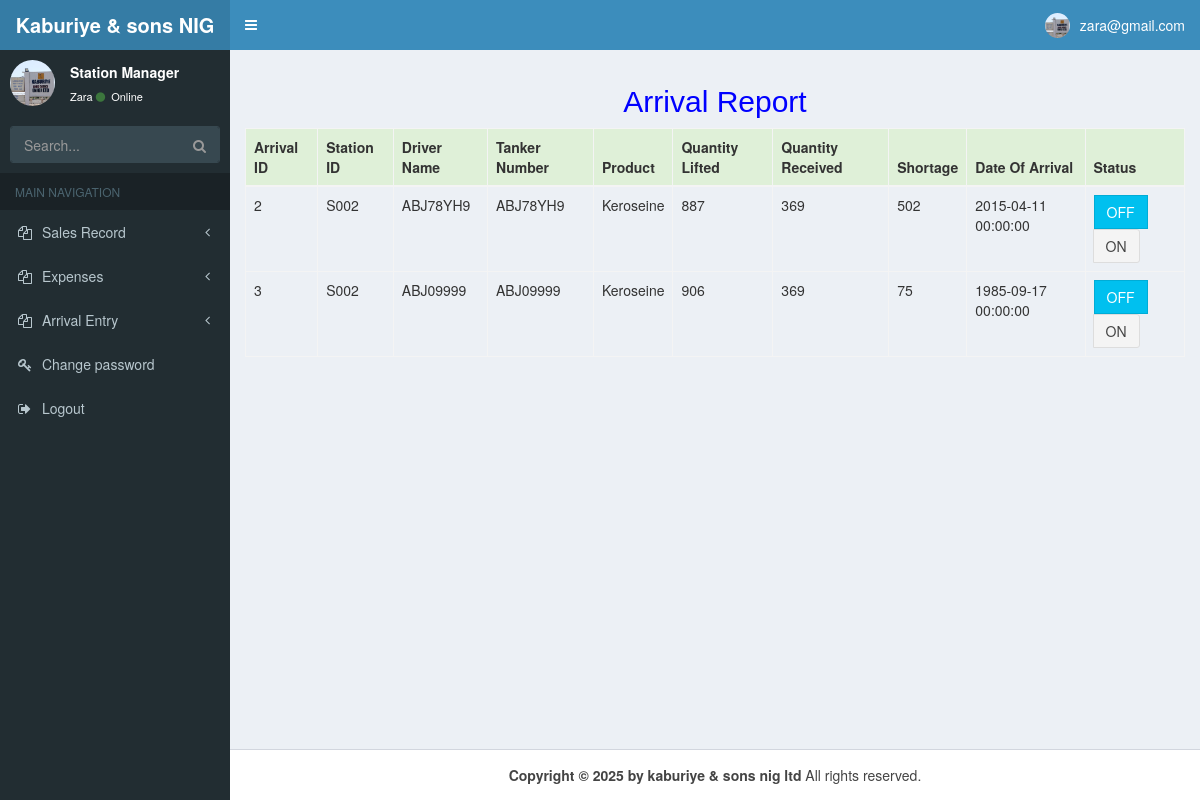
/station_arrival_report.php (signed in), run on the app's committed database.
### tables this page shows
CREATE TABLE `station_manager` (
  `ID` int(50) NOT NULL,
  `employee_id` varchar(45) NOT NULL,
  `station_id` varchar(50) NOT NULL,
  `surname` varchar(50) NOT NULL,
  `othername` varchar(50) NOT NULL,
  `sex` varchar(6) NOT NULL,
  `dob` varchar(10) NOT NULL,
  `state_origin` varchar(20) NOT NULL,
  `local_government` varchar(60) NOT NULL,
  `religion` varchar(15) NOT NULL,
  `phonenumber` varchar(16) NOT NULL,
  `email` varchar(70) NOT NULL,
  `password` varchar(100) NOT NULL
);

CREATE TABLE `arrival_entries` (
  `entry_id` int(11) NOT NULL,
  `quantity_received` int(11) NOT NULL,
  `quantitylifted` int(11) NOT NULL,
  `station_id` varchar(11) NOT NULL,
  `status` enum('Active','Inactive') NOT NULL,
  `dateofentry` datetime NOT NULL,
  `product` varchar(100) NOT NULL,
  `tanker` varchar(100) NOT NULL,
  `shortage` int(11) NOT NULL,
  `driver_name` varchar(100) NOT NULL
);

### station_arrival_report.php (the view, shortened to what this page needs)
<?php
require __DIR__ . "/config/database.php";
$user = $_SESSION['station']['station_id'];
$profile = mysqli_query($conn, "SELECT * from station_manager where station_id='$user'");
$fetch = mysqli_fetch_assoc($profile);
?>
<!DOCTYPE html>
<html>
<head>
  <link rel="stylesheet" href="css/bootstrap.min.css">
  <link rel="stylesheet" href="css/font-awesome.min.css">
  <link rel="stylesheet" href="css/ionicons.min.css">
  <link rel="stylesheet" href="css/AdminLTE.min.css">
  <link rel="stylesheet" href="css/_all-skins.min.css">
</head>
<body class="hold-transition skin-blue sidebar-mini">
  <div class="wrapper">
    <header class="main-header">
      <a href="sm_login_home.php" class="logo">
        <span class="logo-lg"><b>Kaburiye & sons NIG LTD</b></span>
      </a>
      <nav class="navbar navbar-static-top">
        <a href="#" class="sidebar-toggle" data-toggle="push-menu" role="button">
        </a>
        <div class="navbar-custom-menu">
          <ul class="nav navbar-nav">
            <li class="dropdown user user-menu">
              <a href="#" class="dropdown-toggle" data-toggle="dropdown">
                <img src="images/admin.jpg" class="user-image" alt="User Image">
                <span class="hidden-xs">
                  <?php echo "$fetch[email]"; ?>
                </span>
              </a>
            </li>
          </ul>
        </div>
      </nav>
    </header>
    <aside class="main-sidebar">
      <section class="sidebar">
        <div class="user-panel">
          <div class="pull-left image">
            <img src="images/admin.jpg" class="img-circle" alt="User Image">
          </div>
          <div class="pull-left info">
            <p>Station Manager </p>
            <a href="#">
              <?php echo "$fetch[surname]"; ?> <i class="fa fa-circle text-success"></i> Online
            </a>
          </div>
        </div>
        <form action="#" method="get" class="sidebar-form">
          <div class="input-group">
            <input type="text" name="q" class="form-control" placeholder="Search...">
            <span class="input-group-btn">
              <button type="submit" name="search" id="search-btn" class="btn btn-flat"><i class="fa fa-search"></i>
              </button>
            </span>
          </div>
        </form>
        <ul class="sidebar-menu" data-widget="tree">
          <li class="header">MAIN NAVIGATION</li>
          <li class="treeview">
            <a href="#">
              <i class="fa fa-files-o"></i> <span> Sales Record</span>
              <span class="pull-right-container">
                <small class="fa fa-angle-left pull-right "></small>
              </span>
            </a>
          </li>
          <li class="treeview">
            <a href="#">
              <i class="fa fa-files-o"></i> <span> Expenses</span>
              <span class="pull-right-container">
                <small class="fa fa-angle-left pull-right "></small>
              </span>
            </a>
          </li>
          <li class="treeview">
            <a href="#">
              <i class="fa fa-files-o"></i> <span> Arrival Entry</span>
              <span class="pull-right-container">
                <small class="fa fa-angle-left pull-right "></small>
              </span>
            </a>
          </li>
          <li>
            <a href="sm_cpassword.php">
              <i class="fa fa-key"></i> <span>Change password</span>
            </a>
          </li>
          <li>
            <a href="sm_logout.php">
              <i class="fa fa-sign-out"></i> <span>Logout</span>
            </a>
          </li>
      </section>
    </aside>
    <div class="content-wrapper">
      <section class="content">
        <h2 align="center" style="color:blue;"> Arrival Report</h2>
        <div class="table-responsive">
          <table class="table table-bordered table-hover">
            <thead>
              <tr class="success">
                <th> Arrival ID </th>
                <th> Station ID </th>
                <th> Driver Name </th>
                <th>Tanker Number</th>
                <th>Product</th>
                <th>Quantity Lifted</th>
                <th>Quantity Received </th>
                <th>Shortage </th>
                <th>Date Of Arrival </th>
                <th>Status</th>
              </tr>
            </thead>
            <?php
            require __DIR__ . "/config/database.php";
            $getRecords_string = "SELECT * from arrival_entries where station_id='$user'";
            $getRecord = mysqli_query($conn, $getRecords_string);
            $num_of_record = mysqli_num_rows($getRecord);
            if ($num_of_record > 0) {
              while ($record = mysqli_fetch_array($getRecord)) {
                echo '<tr>';
                echo "<td class=''>$record[entry_id]</td>";
                echo "<td class=''>$record[station_id]</td>";
                echo "<td class=''>$record[driver_name]</td>";
                echo "<td class=''>$record[tanker]</td>";
                echo "<td class=''>$record[product]</td>";
                echo "<td class=''>$record[quantitylifted]</td>";
                echo "<td class=''>$record[quantity_received]</td>";
                echo "<td class=''>$record[shortage]</td>";
                echo "<td class=''>$record[dateofentry]</td>";
                echo '<td class="">
 <div class="btn-group toggle-switch">
                    <input type="checkbox" style="display: none;" class="check"/>
                    <button type="button" class="btn btn-info locked-active">OFF</button>
                    <button type="button" class="btn btn-default unlocked-inactive">ON</button>
                </div></td>';
                echo '</tr>';
              }
            } else {
              echo "<h5>Loading..........</h5>";
            }
            ?>
          </table>
        </div>
      </section>
    </div>
    <footer class="main-footer">
      <center> <strong>Copyright &copy; 2025 by kaburiye & sons nig ltd</strong> All rights reserved.</center>
    </footer>
  </div>
</body>
</html>

### data on the page
station_manager: email "zara@gmail.com", surname "Zara"
arrival_entries: entry_id "2", station "S002", driver_name "ABJ78YH9", tanker "ABJ78YH9", product "Keroseine", quantitylifted "887", quantity_received "369", shortage "502", dateofentry "2015-04-11 00:00:00"
arrival_entries: entry_id "3", station "S002", driver_name "ABJ09999", tanker "ABJ09999", product "Keroseine", quantitylifted "906", quantity_received "369", shortage "75", dateofentry "1985-09-17 00:00:00"
